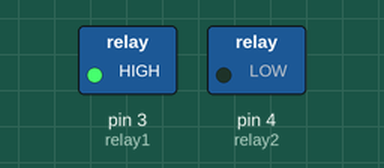
The sketch below on a simulated Arduino Uno, built with avr-gcc and run on an emulated ATmega328P. On the bench: switched loads named in the sketch (green lamp = pin HIGH).

Above: at 1.5 s.
At 4.5 s:
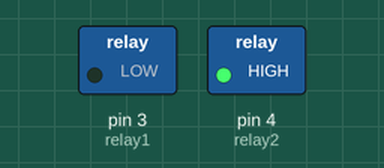
Timing chart, 0 to 7.8 s (numbered marks = the images above):
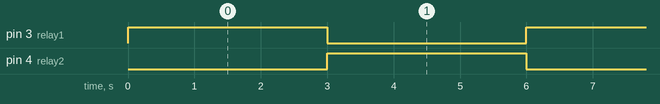

Measured:
- by itself, pin 3 (relay1), pin 4 (relay2): alternates HIGH for 3.0 s and LOW for 3.0 s

The sketch:

two_relay_with_dc_motor1.ino
```cpp
const int relay1 =3;
const int relay2 =4;

void setup() {

  pinMode(relay1, OUTPUT);
  pinMode(relay2, OUTPUT);
}

void loop() {

  digitalWrite(relay1, HIGH);
  digitalWrite(relay2, LOW);
  delay(3000);

  digitalWrite(relay1, LOW);
  digitalWrite(relay2, HIGH);
  delay(3000);

}
```
